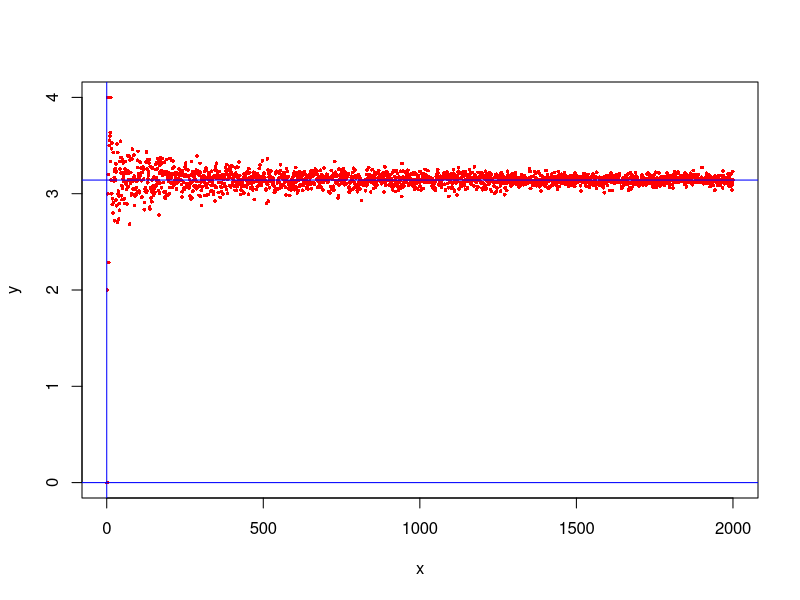

R code for this plot:
# Practica2
gotas_dentro <- function(n){
  set.seed(cat(Sys.time(),"\n"))
  x <- runif(n, -1,1)
  y <- runif(n,-1,1)
  contador_dentro <- 0
  for(i in 1:n){
    if(x[i]^2+y[i]^2 <= 1){
      contador_dentro = contador_dentro + 1
    }
  }
  return(contador_dentro)
}

grafica <- function(n){
  x=1:n
  y=c()
  for(i in 1:n){
    y[i]= (4*gotas_dentro(i))/i
  }
  plot(x,y, pch=16, cex=.5, col="red")
  abline(0,0,pi,0, col="blue")
}
grafica(2000)

